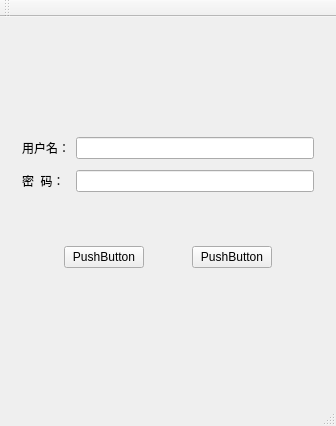
<?xml version="1.0" encoding="UTF-8"?>
<ui version="4.0">
 <class>MainWindow</class>
 <widget class="QMainWindow" name="MainWindow">
  <property name="geometry">
   <rect>
    <x>0</x>
    <y>0</y>
    <width>336</width>
    <height>426</height>
   </rect>
  </property>
  <property name="windowTitle">
   <string>MainWindow</string>
  </property>
  <widget class="QWidget" name="centralWidget">
   <layout class="QVBoxLayout" name="verticalLayout">
    <item>
     <widget class="QWidget" name="widget" native="true">
      <layout class="QHBoxLayout" name="horizontalLayout">
       <item>
        <spacer name="horizontalSpacer_2">
         <property name="orientation">
          <enum>Qt::Horizontal</enum>
         </property>
         <property name="sizeHint" stdset="0">
          <size>
           <width>91</width>
           <height>20</height>
          </size>
         </property>
        </spacer>
       </item>
       <item>
        <widget class="QLabel" name="label">
         <property name="maximumSize">
          <size>
           <width>100</width>
           <height>100</height>
          </size>
         </property>
         <property name="text">
          <string/>
         </property>
         <property name="pixmap">
          <pixmap>../07_allWidgets/Image/car.jpg</pixmap>
         </property>
         <property name="scaledContents">
          <bool>true</bool>
         </property>
        </widget>
       </item>
       <item>
        <spacer name="horizontalSpacer">
         <property name="orientation">
          <enum>Qt::Horizontal</enum>
         </property>
         <property name="sizeHint" stdset="0">
          <size>
           <width>91</width>
           <height>20</height>
          </size>
         </property>
        </spacer>
       </item>
      </layout>
     </widget>
    </item>
    <item>
     <widget class="QWidget" name="widget_2" native="true">
      <layout class="QGridLayout" name="gridLayout">
       <item row="0" column="0">
        <widget class="QLabel" name="label_2">
         <property name="text">
          <string>用户名：</string>
         </property>
        </widget>
       </item>
       <item row="0" column="1">
        <widget class="QLineEdit" name="lineEdit"/>
       </item>
       <item row="1" column="0">
        <widget class="QLabel" name="label_3">
         <property name="text">
          <string>密  码：</string>
         </property>
        </widget>
       </item>
       <item row="1" column="1">
        <widget class="QLineEdit" name="lineEdit_2"/>
       </item>
      </layout>
     </widget>
    </item>
    <item>
     <widget class="QWidget" name="widget_3" native="true">
      <layout class="QHBoxLayout" name="horizontalLayout_2">
       <item>
        <spacer name="horizontalSpacer_3">
         <property name="orientation">
          <enum>Qt::Horizontal</enum>
         </property>
         <property name="sizeHint" stdset="0">
          <size>
           <width>39</width>
           <height>20</height>
          </size>
         </property>
        </spacer>
       </item>
       <item>
        <widget class="QPushButton" name="pushButton">
         <property name="text">
          <string>PushButton</string>
         </property>
        </widget>
       </item>
       <item>
        <spacer name="horizontalSpacer_4">
         <property name="orientation">
          <enum>Qt::Horizontal</enum>
         </property>
         <property name="sizeHint" stdset="0">
          <size>
           <width>39</width>
           <height>20</height>
          </size>
         </property>
        </spacer>
       </item>
       <item>
        <widget class="QPushButton" name="pushButton_2">
         <property name="text">
          <string>PushButton</string>
         </property>
        </widget>
       </item>
       <item>
        <spacer name="horizontalSpacer_5">
         <property name="orientation">
          <enum>Qt::Horizontal</enum>
         </property>
         <property name="sizeHint" stdset="0">
          <size>
           <width>39</width>
           <height>20</height>
          </size>
         </property>
        </spacer>
       </item>
      </layout>
     </widget>
    </item>
    <item>
     <widget class="smallWidget" name="widget_4" native="true"/>
    </item>
   </layout>
  </widget>
  <widget class="QMenuBar" name="menuBar">
   <property name="geometry">
    <rect>
     <x>0</x>
     <y>0</y>
     <width>336</width>
     <height>23</height>
    </rect>
   </property>
  </widget>
  <widget class="QToolBar" name="mainToolBar">
   <attribute name="toolBarArea">
    <enum>TopToolBarArea</enum>
   </attribute>
   <attribute name="toolBarBreak">
    <bool>false</bool>
   </attribute>
  </widget>
  <widget class="QStatusBar" name="statusBar"/>
 </widget>
 <layoutdefault spacing="6" margin="11"/>
 <customwidgets>
  <customwidget>
   <class>smallWidget</class>
   <extends>QWidget</extends>
   <header location="global">smallwidget.h</header>
   <container>1</container>
  </customwidget>
 </customwidgets>
 <resources/>
 <connections/>
</ui>
